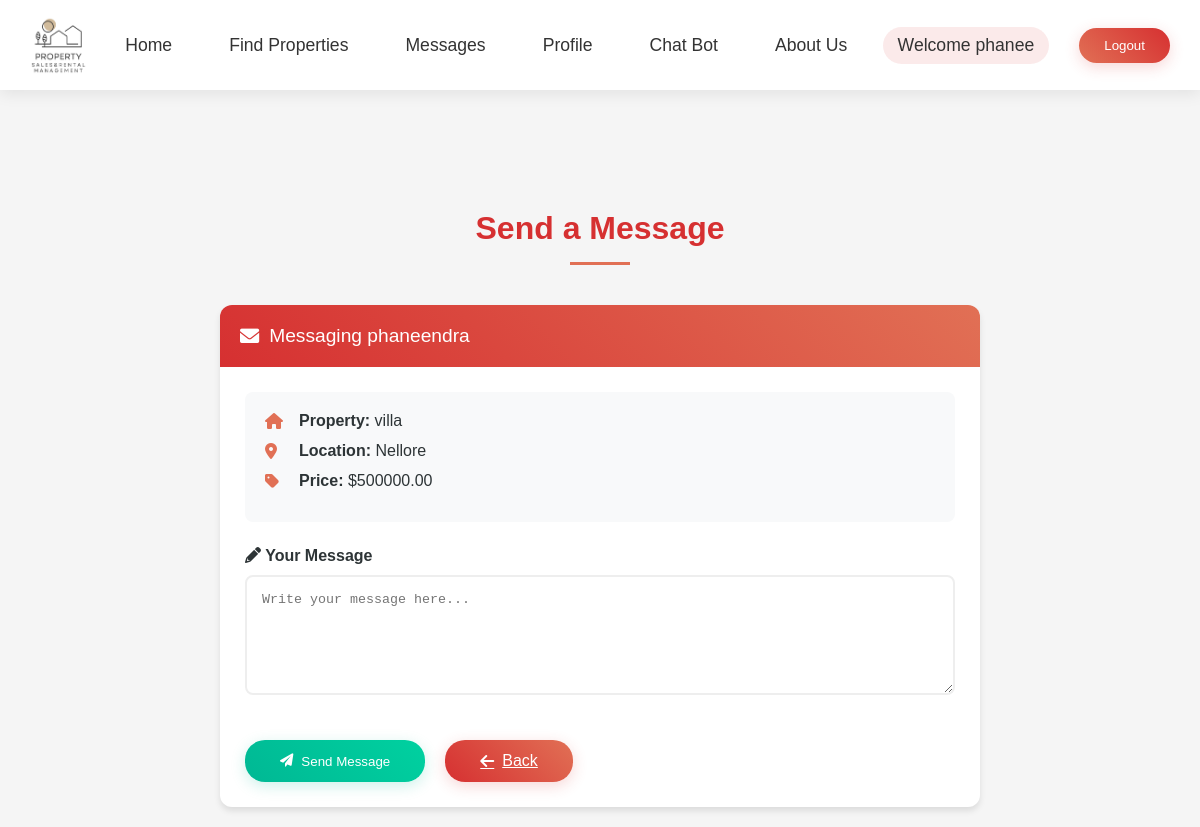
The page /property/11/send_message/ (signed in) on the database its author committed.
### ownerapp/models.py (models this page shows, shortened)
class Property(models.Model):
    PROPERTY_TYPE_CHOICES = [
        ('Rent', 'Rent'),
        ('Sale', 'Sale'),
    ]
    title = models.CharField(max_length=200)
    image = models.ImageField(upload_to='property_images/')
    image_2 = models.ImageField(upload_to='property_images/', blank=True, null=True)
    image_3 = models.ImageField(upload_to='property_images/', blank=True, null=True)
    overview = models.TextField(max_length=100)
    location = models.CharField(max_length=200)
    address = models.TextField(max_length=300, blank=True, null=True)  # New address field
    property_type = models.CharField(max_length=10, choices=PROPERTY_TYPE_CHOICES, default='Rent')
    price = models.DecimalField(max_digits=10, decimal_places=2)
    description = models.TextField()
    size = models.PositiveIntegerField()  # Property size in square feet
    bedrooms = models.PositiveIntegerField()
    bathrooms = models.PositiveIntegerField()
    parking = models.CharField(max_length=20)  # Available / Not Available
    year_built = models.PositiveIntegerField()
    flooring_type = models.CharField(max_length=100)
    owner_name = models.CharField(max_length=100, default='Unknown Owner')
    email = models.EmailField()
    phone = models.CharField(max_length=15)
    occupancy_status = models.CharField(max_length=20, default='Available')
    owner = models.ForeignKey(User, on_delete=models.CASCADE, related_name='properties', default=1)

### tenentapp/views.py (the view)
# urls.py: path('property/<int:property_id>/send_message/', views.send_message, name='send_message'),
@login_required
def send_message(request, property_id):
    property = get_object_or_404(Property, id=property_id)
    if request.method == 'POST':
        form = MessageForm(request.POST)
        if form.is_valid():
            message = form.save(commit=False)
            message.tenant = request.user  # Set the tenant as the logged-in user
            message.owner = property.owner  # Set the owner of the property
            message.property = property  # Set the related property
            message.save()  # Save the message to the database
            messages.success(request, "Your message has been sent.")
            return redirect('tenentapp:property_detail', pk=property.id)  # Ensure you have this URL pattern
        else:
            messages.error(request, "Please correct the errors below.")
    else:
        form = MessageForm()
    return render(request, 'tenentapp/send_message.html', {'form': form, 'property': property})

### ownerapp/forms.py
class MessageForm(forms.ModelForm):
    class Meta:
        model = Message
        fields = ['content']
        widgets = {
            'content': forms.Textarea(attrs={
                'class': 'form-control',
                'placeholder': 'Write your message here...',
                'rows': 4,
            }),
        }

### templates/tenentApp/send_message.html (shortened to what this page needs)
{% load static %}
<html lang="en">
<head>
    <link rel="stylesheet" href="https://cdnjs.cloudflare.com/ajax/libs/font-awesome/6.0.0/css/all.min.css">
    <link rel="stylesheet" href="{% static 'css/adminApp/homepage.css' %}">
</head>
<body>
    {% include 'Navbar/tenentNavBar.html' %}
    <div class="message-container">
        <h1 class="message-header">Send a Message</h1>
        <div class="message-card">
            <div class="card-top">
                <i class="fas fa-envelope"></i>
                Messaging {{ property.owner.username }}
            </div>
            <div class="card-content">
                <div class="property-details">
                    <div class="property-item">
                        <i class="fas fa-home"></i>
                        <span><strong>Property:</strong> {{ property.title }}</span>
                    </div>
                    <div class="property-item">
                        <i class="fas fa-map-marker-alt"></i>
                        <span><strong>Location:</strong> {{ property.location }}</span>
                    </div>
                    <div class="property-item">
                        <i class="fas fa-tag"></i>
                        <span><strong>Price:</strong> ${{ property.price }}</span>
                    </div>
                </div>
                <form method="post" class="message-form">
                    <label class="form-label">
                        <i class="fas fa-pencil-alt"></i> Your Message
                    </label>
                    {{ form.content }}
                    <div class="btn-group">
                        <button type="submit" class="send-btn">
                            <i class="fas fa-paper-plane"></i>
                            Send Message
                        </button>
                        <a href="{% url 'tenentapp:property_detail' property.id %}" class="back-btn">
                            <i class="fas fa-arrow-left"></i>
                            Back
                        </a>
                    </div>
                </form>
            </div>
        </div>
    </div>
</body>
</html>

### templates/Navbar/tenentNavBar.html (shortened to what this page needs)
{% load static %}
<header>
    <div class="logo">
        <a href="{% url 'tenentapp:tenenthomepage' %}">
            <img src="{% static 'images/logo.png' %}" alt="PS6 Logo">
        </a>
    </div>
    <nav>
        <ul>
            <li><a href="{% url 'tenentapp:tenenthomepage' %}">Home</a></li>
            <li><a href="{% url 'tenentapp:property_list' %}">Find Properties</a></li>
            <li><a href="{% url 'tenentapp:tenant_messages' %}">Messages</a></li>
            <li><a href="{% url 'tenentapp:tenent_profile' %}">Profile</a></li>
            <li><a href="{% url 'tenentapp:chatbot_view' %}">Chat Bot</a></li>
            <li><a href="{% url 'tenentapp:about_us' %}">About Us</a></li>
        </ul>
    </nav>
    <div class="right-container">
        <div class="auth-buttons">
            {% if user.is_authenticated %}
                <span class="welcome-message">Welcome {{ user.username }}</span>
                <form action="{% url 'adminapp:logout_view' %}" method="POST" style="display:inline;">
                    <button type="submit" class="logout-btn">Logout</button>
                </form>
            {% endif %}
        </div>
    </div>
</header>

### static/css/adminApp/homepage.css (style rules this page uses)
* { margin: 0; padding: 0; box-sizing: border-box; }
body { font-family: 'Poppins', sans-serif; margin: 0; padding: 0; background-color: #f5f5f5; color: #333; }
header { background-color: #ffffff; color: #333; padding: 15px 30px; display: flex; justify-content: space-between; align-items: center; box-shadow: 0 4px 15px rgba(0, 0, 0, 0.08); position: relative; z-index: 1000; }
.logo img { max-width: 150px; max-height: 60px; transition: transform 0.3s ease; }
nav ul { list-style: none; margin: 0; padding: 0; display: flex; gap: 25px; }
nav ul li a { color: #333; text-decoration: none; font-size: 1.1rem; font-weight: 500; padding: 8px 16px; border-radius: 20px; transition: all 0.3s ease; position: relative; }
nav ul li a::after { content: ''; position: absolute; bottom: 0; left: 50%; width: 0; height: 2px; transition: all 0.3s ease; transform: translateX(-50%); }
.right-container { display: flex; align-items: center; gap: 25px; }
.auth-buttons { display: flex; align-items: center; gap: 15px; }
.welcome-message { margin-right: 15px; font-size: 1.1rem; font-weight: 500; color: #333; padding: 8px 15px; background-color: rgba(214, 48, 49, 0.1); border-radius: 20px; }
.logout-btn { background: linear-gradient(45deg, #e17055, #d63031); color: white; padding: 10px 25px; border: none; border-radius: 25px; cursor: pointer; font-weight: 500; transition: all 0.3s; box-shadow: 0 4px 15px rgba(214, 48, 49, 0.2); }

### templates/tenentApp/send_message.html (style rules this page uses)
.message-container { margin-top: 100px; padding: 20px; max-width: 800px; margin-left: auto; margin-right: auto; }
.message-header { text-align: center; margin-bottom: 40px; color: #d63031; position: relative; }
.message-header:after { content: ''; display: block; width: 60px; height: 3px; background: #e17055; margin: 15px auto; }
.message-card { background: #fff; border-radius: 12px; overflow: hidden; box-shadow: 0 4px 6px rgba(0, 0, 0, 0.1); animation: slideIn 0.5s ease-out; }
.card-top { background: linear-gradient(45deg, #d63031, #e17055); color: white; padding: 20px; font-size: 1.2rem; display: flex; align-items: center; }
.card-top i { margin-right: 10px; }
.card-content { padding: 25px; }
.property-details { background: #f8f9fa; padding: 20px; border-radius: 8px; margin-bottom: 25px; }
.property-item { display: flex; align-items: center; margin-bottom: 12px; color: #2d3436; }
.property-item i { width: 24px; color: #e17055; margin-right: 10px; }
.message-form { margin-top: 20px; }
.form-label { color: #2d3436; font-weight: 600; margin-bottom: 10px; display: block; }
.message-textarea { width: 100%; padding: 15px; border: 2px solid #eee; border-radius: 8px; margin-bottom: 20px; resize: vertical; min-height: 120px; transition: all 0.3s ease; }
.btn-group { display: flex; gap: 20px; margin-top: 25px; }
.send-btn, .back-btn { position: relative; padding: 12px 35px; border: none; border-radius: 20px; color: white; font-weight: 500; cursor: pointer; display: flex; align-items: center; justify-content: center; overflow: hidden; transition: all 0.3s cubic-bezier(0.68, -0.55, 0.265, 1.55); }
.send-btn::before, .back-btn::before { content: ''; position: absolute; top: 0; left: 0; right: 0; bottom: 0; border-radius: 30% 70% 70% 30% / 30% 30% 70% 70%; z-index: -1; transition: all 0.6s ease; }
.send-btn { background: linear-gradient(45deg, #00b894, #00d1a0); box-shadow: 0 4px 15px rgba(0, 184, 148, 0.2); }
.send-btn::before { background: linear-gradient(45deg, #00d1a0, #00b894); opacity: 0; }
.back-btn { background: linear-gradient(45deg, #d63031, #e17055); box-shadow: 0 4px 15px rgba(214, 48, 49, 0.2); }
.back-btn::before { background: linear-gradient(45deg, #e17055, #d63031); opacity: 0; }
.send-btn i, .back-btn i { margin-right: 8px; transition: all 0.3s ease; }

### rows shown on the page
Property: owner.username "phaneendra", title "villa", location "Nellore", price "500000.00"

### other values the page prints
{{ user.username }} "phanee"
